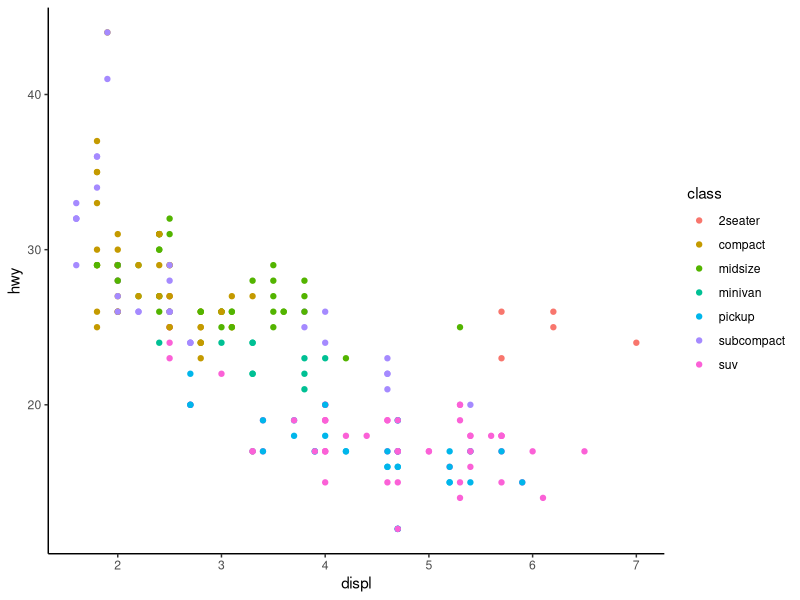

Write R code to recreate this figure. (Note: this script raises an error after producing the figure.)
setwd("D:/R/R Basics")
###Graphics for Communication with ggplot2
library(ggplot2)
#themes
ggplot(mpg, aes(displ, hwy)) +
  geom_point(aes(color = class)) +
  theme_classic()

#plot title
windowsFonts(myFont = windowsFont("Times New Roman"))
ggplot(mpg, aes(displ, hwy)) +
  geom_point(aes(color = class)) +
  theme_classic()+
  labs(
    title =
      "Fuel efficiency generally decreases with engine size",
    subtitle = 
      "Two seaters (sports cars) are an exception
    because of their light weight",
    caption = "Data from fueleconomy.gov")+
  theme(plot.title=element_text(family="myFont",size=12,
                                color="red",face="italic",
                                hjust=0.2,lineheight=0.5),
        plot.subtitle = element_text(hjust = 0.5)) 



#axis titles
ggplot(mpg, aes(displ, hwy)) +
  geom_point(aes(color = class)) +
  theme_classic()+
  labs(
    x = "Engine displacement (L)",
    y = "Highway fuel economy (mpg)"
  )
#legend title
ggplot(mpg, aes(displ, hwy)) +
  geom_point(aes(color = class)) +
  theme_classic()+
  labs(
    colour = "Car type"
  )


#use mathematical equations instead of text strings
ggplot(mpg, aes(displ, hwy)) +
  geom_point(aes(color = class)) +
  theme_classic()+
  labs(
    title = quote(sum(x[i] ^ 2, i == 1, n)),
    y     = quote(alpha + beta + frac(delta, theta)))

    
    


